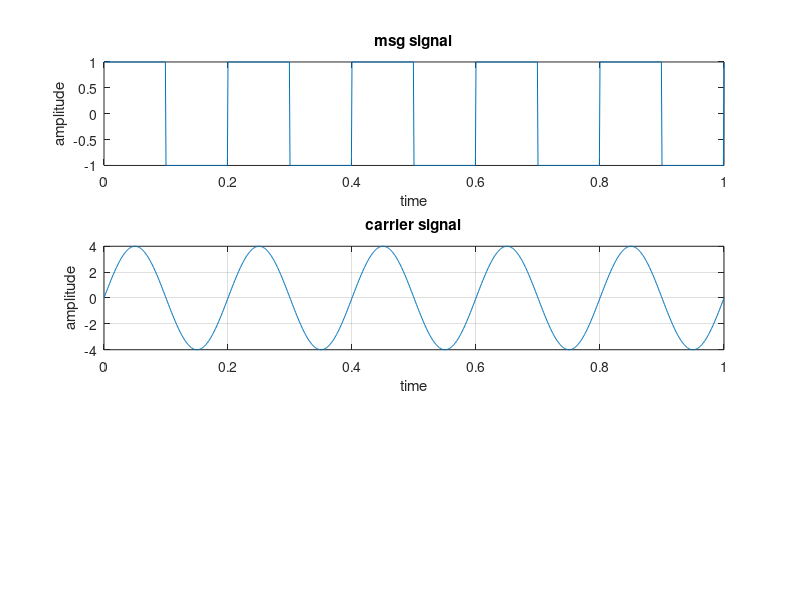

The MATLAB source for this figure: (Note: this script raises an error after producing the figure.)
clc
clear all
t=0:0.001:1
A=4
f2=input('message frequency');
f1=input('carrier frequency');
m=input('modulation index');

subplot(3,1,1)
sq=square(2*pi*f2*t)
plot(t,sq)
xlabel('time')
ylabel('amplitude');
title('msg signal')

subplot(3,1,2)
x=A*sin(2*pi*f1*t)%carrier
plot(t,x)
xlabel('time')
ylabel('amplitude');
grid;
title('carrier signal')

sfm=(a+m*sq).*sin(2*pi*f1*t)
subplot(3,1,3)
plot(t,sfm)
xlabel('time')
ylabel('amplitude');
grid;
title('ASK')